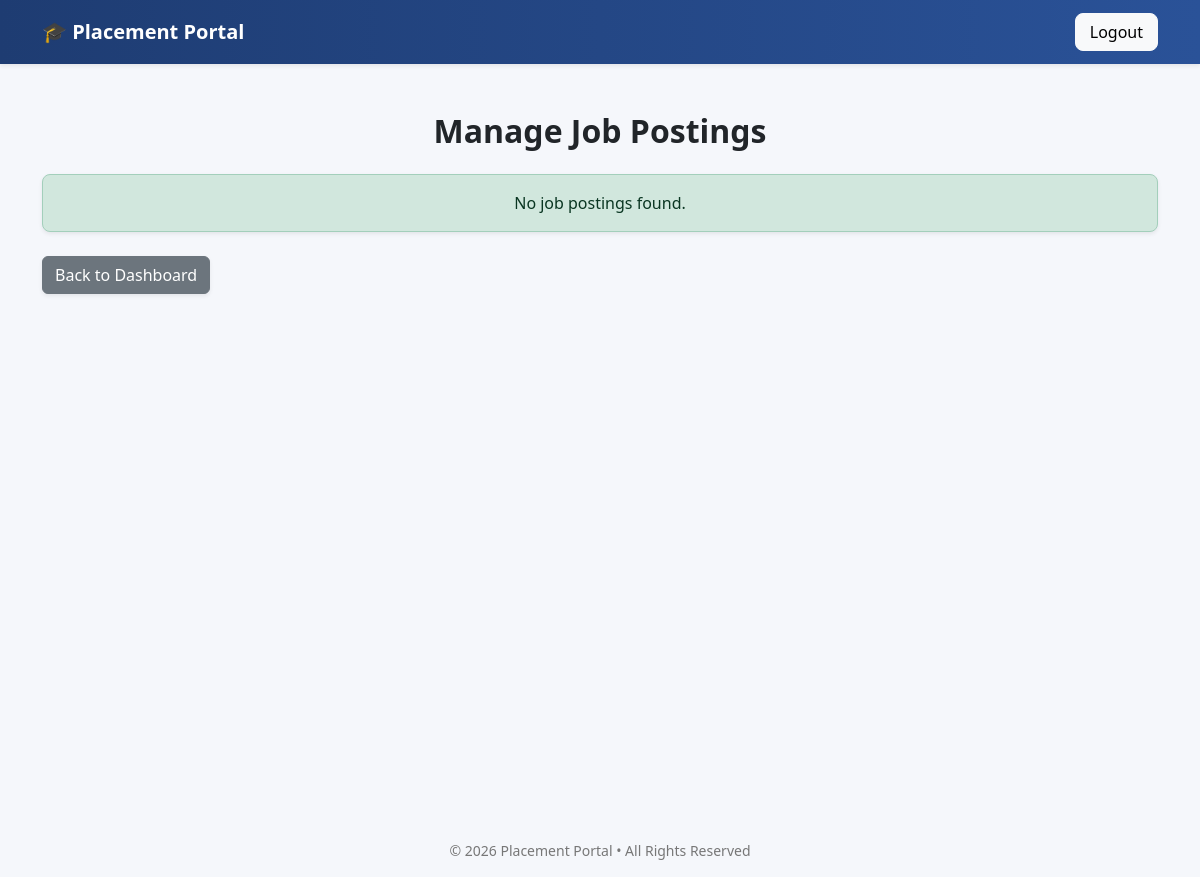
Before: /admin/manage_jobs (signed in) with the older database file.
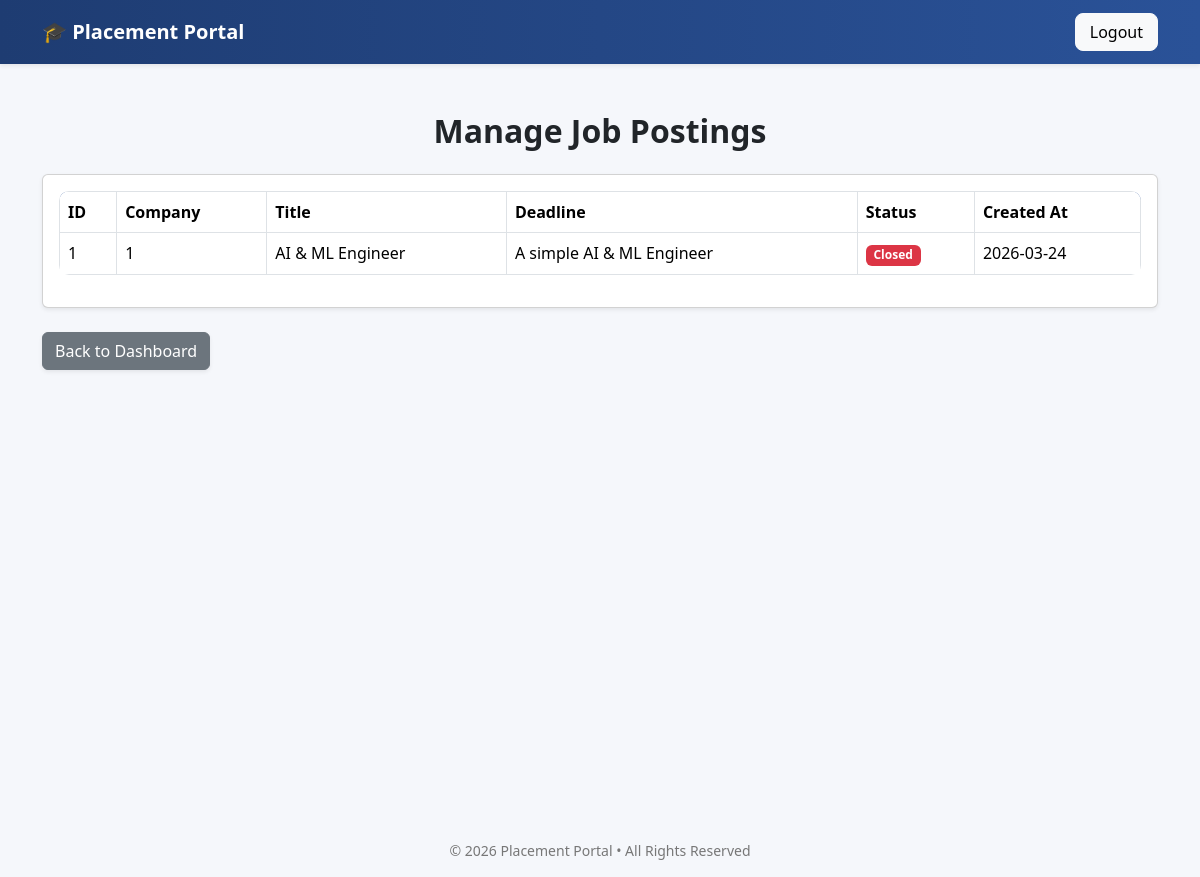
After: the same page with the newer database file.
### tables this page shows
CREATE TABLE jobs(
        id INTEGER PRIMARY KEY AUTOINCREMENT,
        company_id INTEGER NOT NULL,
        title TEXT NOT NULL,
        description TEXT NOT NULL,
        eligibility_criteria TEXT NOT NULL,
        deadline TEXT NOT NULL,
        required_skills TEXT,
        experience_required TEXT,
        salary_range TEXT,
        job_type TEXT CHECK(job_type IN ('Full-time','Internship','Contract')) DEFAULT 'Full-time',
        location TEXT,
        status TEXT CHECK(status in ('Pending','Approved','Closed')) DEFAULT 'Pending' NOT NULL,
        created_at TIMESTAMP DEFAULT CURRENT_TIMESTAMP,
        FOREIGN KEY (company_id) REFERENCES companies(id)
        ON DELETE CASCADE
        ON UPDATE CASCADE
    );

### app.py (the view)
@app.route("/admin/manage_jobs") # Admin manage jobs page
@login_required
def manage_jobs():
    if current_user.role != "admin":
       flash("Unauthorized access")
       return redirect(url_for("login"))
    con=sqlite3.connect("placement.db")
    cur=con.cursor()
    cur.execute("SELECT * FROM jobs JOIN companies ON jobs.company_id=companies.id")
    jobs=cur.fetchall()
    con.close()
    return render_template("manage_jobs.html",jobs=jobs)

### app.py (called while the page is built)
@login_manager.user_loader # Company user loader page
def load_user(user_id):
    try:
        role, actual_id = user_id.split("-")
        return User(int(actual_id), role)
    except (ValueError, AttributeError):
        return None

### templates/manage_jobs.html (shortened to what this page needs)
{% extends "base.html" %}
{% block content %}
<div class="container mt-5">
    <h2 class="mb-4 text-center">Manage Job Postings</h2>
    {% if jobs %}
        <div class="card shadow-sm">
            <div class="card-body">
                <div class="table-responsive">
                    <table class="table table-bordered align-middle">
                        <thead>
                            <tr>
                                <th>ID</th>
                                <th>Company</th>
                                <th>Title</th>
                                <th>Deadline</th>
                                <th>Status</th>
                                <th>Created At</th>
                            </tr>
                        </thead>
                        <tbody>
                            {% for job in jobs %}
                            <tr>
                                <td>{{ job[0] }}</td>
                                <td>{{ job[1] }}</td>
                                <td>{{ job[2] }}</td>
                                <td>{{ job[3] }}</td>
                                <td>
                                    {% if job[4] == "Approved" %}
                                        <span class="badge bg-success">Approved</span>
                                    {% elif job[4] == "Pending" %}
                                        <span class="badge bg-warning text-dark">Pending</span>
                                    {% else %}
                                        <span class="badge bg-danger">Closed</span>
                                    {% endif %}
                                </td>
                                <td>{{ job[5] }}</td>
                            </tr>
                            {% endfor %}
                        </tbody>
                    </table>
                </div>
            </div>
        </div>
    {% else %}
        <div class="alert alert-success text-center shadow-sm">
            No job postings found.
        </div>
    {% endif %}
    <div class="mt-4">
        <a href="{{ url_for('admin_dashboard') }}" class="btn btn-secondary shadow-sm">
            Back to Dashboard
        </a>
    </div>
</div>
{% endblock %}

Changed rows visible on the page:
added jobs: id "1", company "1", title "AI & ML Engineer", description "A simple AI & ML Engineer", shows "Closed", deadline "2026-03-24"
Other visible differences:
text no longer shown: "No job postings found."
text now shown: "ID Company Title Deadline Status Created At"
